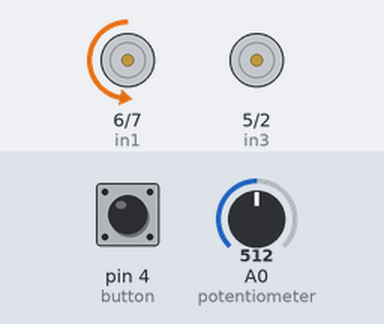
Recording of a sketch running on a simulated Arduino Uno, built with avr-gcc and run on an emulated ATmega328P. Parts: motor-driver pin pairs drawn as motors (green arrow = first pin HIGH = forward, orange = second pin HIGH = backward, longer = more drive, scaled by the enable pin). Inputs (shaded band) come from the test bench; at power-on: A0 (potentiometer) = 512, pin 4 (button) LOW.

Above: at 1.2 s.
1.3 s: A0 (potentiometer) set to 716
At 1.9 s:
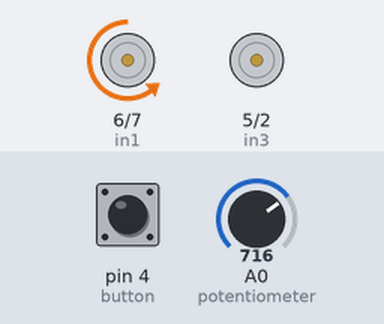
2.8 s: pin 4 (button) pulled HIGH for 0.15 s
At 4.0 s:
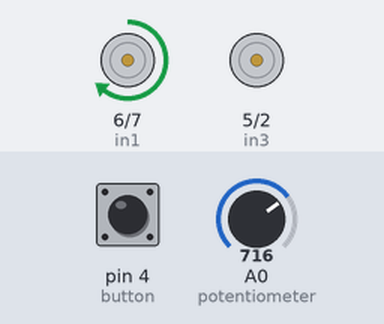
4.4 s: A0 (potentiometer) set to 900
At 5.1 s:
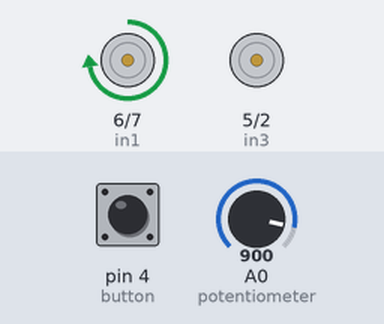
5.9 s: pin 4 (button) pulled HIGH for 1 s
At 7.6 s:
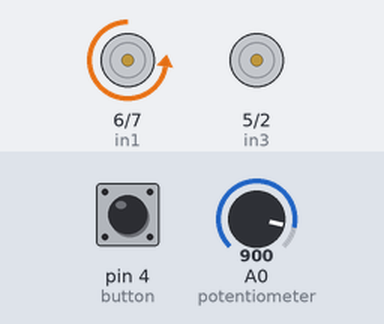
8.4 s: A0 (potentiometer) set to 122
At 9.6 s:
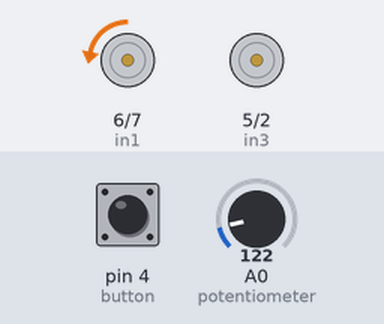
9.9 s: pin 4 (button) pulled HIGH for 0.15 s
At 10.6 s:
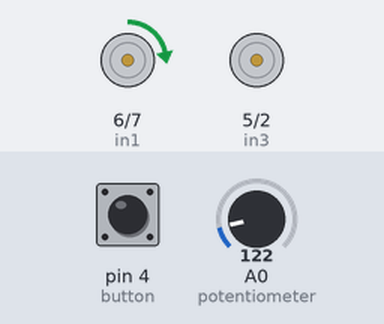
Timing chart, 0 to 12.5 s (numbered marks = the images above; inputs shaded):
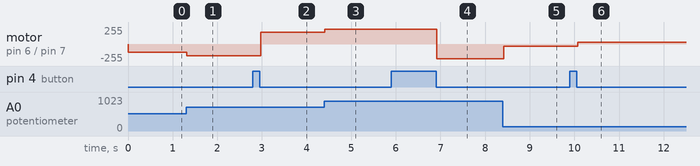

The sketch:

code.ino
```cpp
#define ena 9
#define in1 6
#define in2 7
#define enb 10
#define in3 5
#define in4 2
#define button 4
int RotDirec = 0;
int pressed = false;
void setup() {
  pinMode(ena, OUTPUT);
  pinMode(in1, OUTPUT);
  pinMode(in2, OUTPUT);
  pinMode(enb, OUTPUT);
  pinMode(in3, OUTPUT);
  pinMode(in4, OUTPUT);
  pinMode(button, INPUT);
  //initial direction of rotation//
  digitalWrite(in1, LOW);
  digitalWrite(in2, HIGH);
  digitalWrite(in3, LOW);
  digitalWrite(in4, HIGH);
}
void loop() {
  int potmeter = analogRead(A0);    // potentiometer value
  int pwmout = map(potmeter, 0, 1023, 0 , 255);     // potentiometer value from 0 to 255
  analogWrite(ena, pwmout);     //PWM signal to L298N Enable pin
  // button //
  if (digitalRead(button) == true) {
    pressed = !pressed;
  }
  while (digitalRead(button) == true);
  delay(20);
  // Sit1 If button is pressed - change rotation direction//
  if (pressed == true  & RotDirec == 0) {
    digitalWrite(in1, HIGH);
    digitalWrite(in2, LOW);
    digitalWrite(in3, HIGH);
    digitalWrite(in4, LOW);
    RotDirec = 1;
    delay(20);
  }
  // Sit2 If button is pressed - change rotation direction//
  if (pressed == false & RotDirec == 1) {
    digitalWrite(in1, LOW);
    digitalWrite(in2, HIGH);
    digitalWrite(in3, LOW);
    digitalWrite(in4, HIGH);
    RotDirec = 0;
    delay(20);
  }
}
```

Measured:
- after the input at 1.3 s, motor on pin 6 (in1) / pin 7 (in2): backward 127/255 → backward 178/255 at once
- after the input at 2.8 s, motor on pin 6 (in1) / pin 7 (in2): backward 178/255 → forward 178/255 after 0.17 s
- after the input at 4.4 s, motor on pin 6 (in1) / pin 7 (in2): forward 178/255 → forward 224/255 at once
- after the input at 5.9 s, motor on pin 6 (in1) / pin 7 (in2): forward 224/255 → backward 224/255 after 1.0 s
- after the input at 8.4 s, motor on pin 6 (in1) / pin 7 (in2): backward 224/255 → backward 30/255 at once
- after the input at 9.9 s, motor on pin 6 (in1) / pin 7 (in2): backward 30/255 → forward 30/255 after 0.17 s
